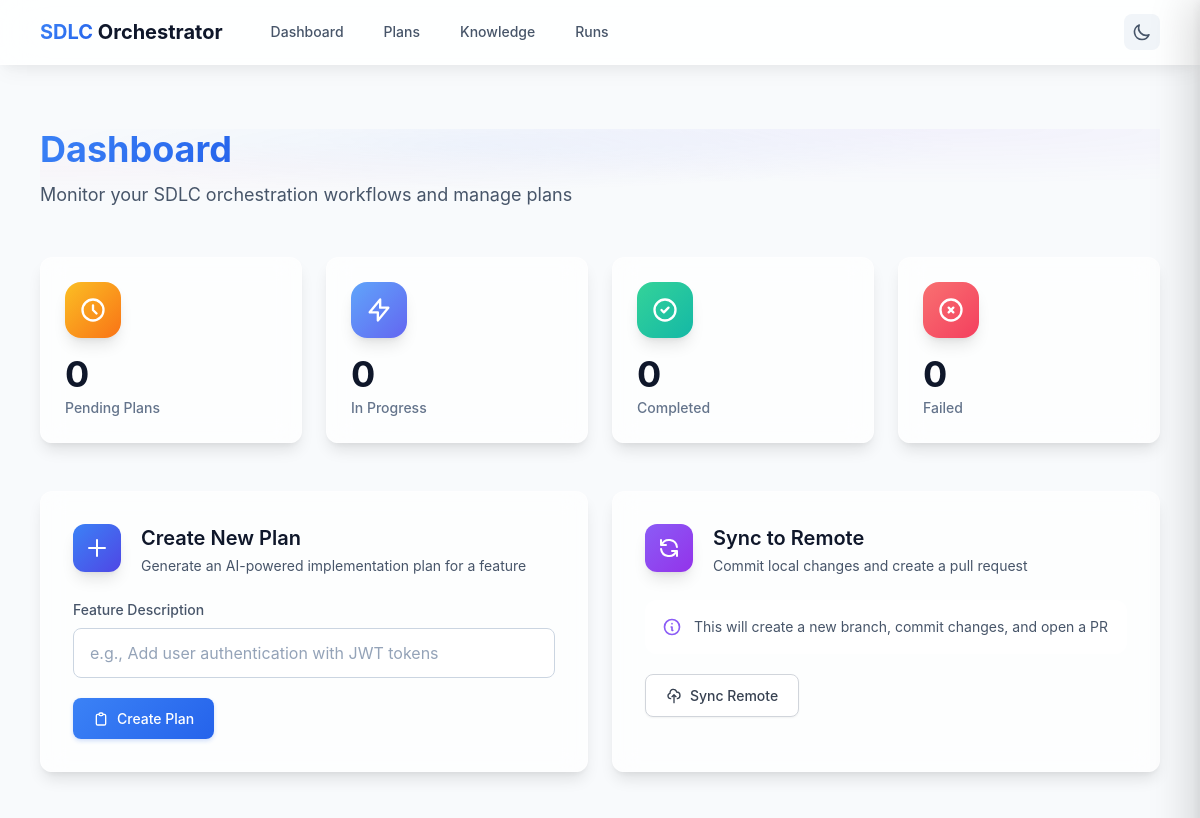
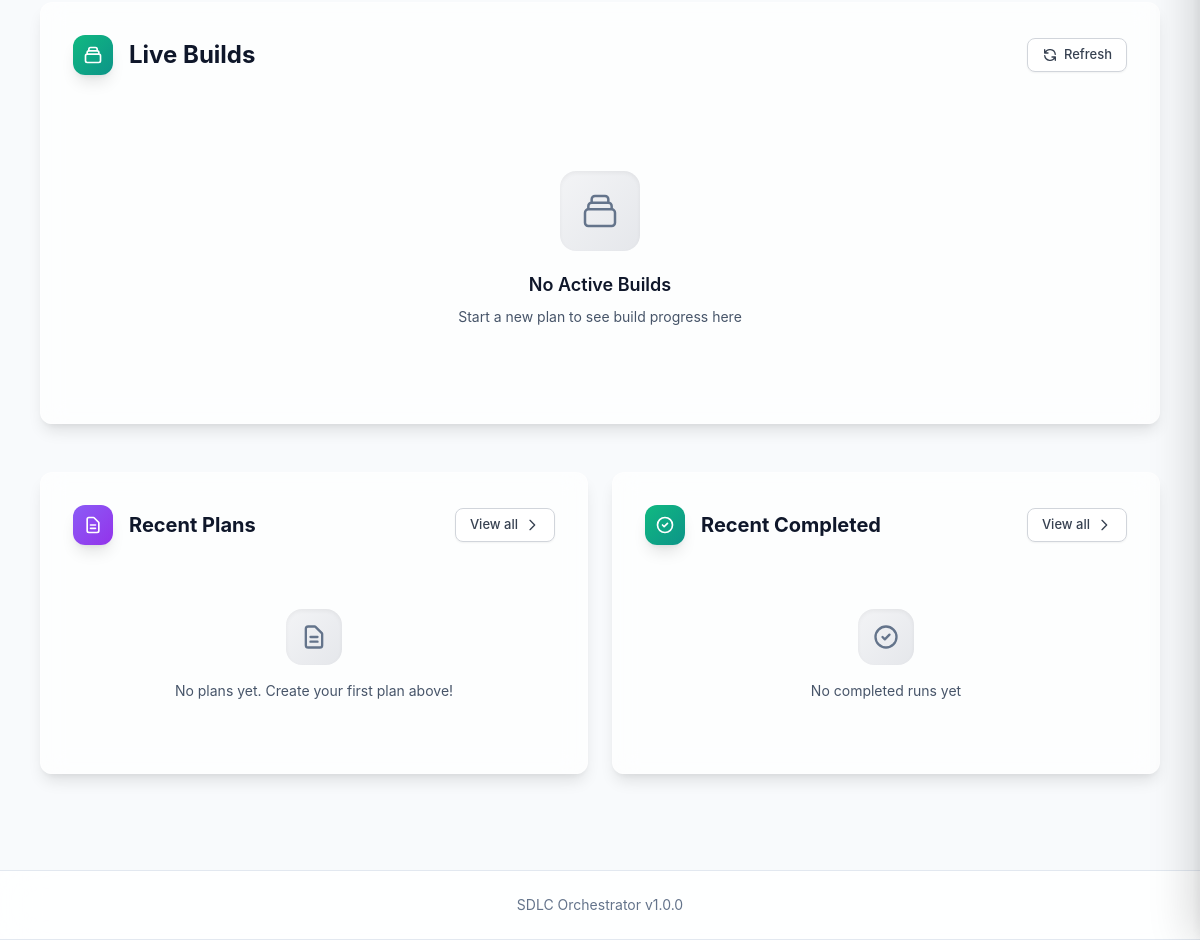
Before: / with the older database file (2 pictures, top to bottom).
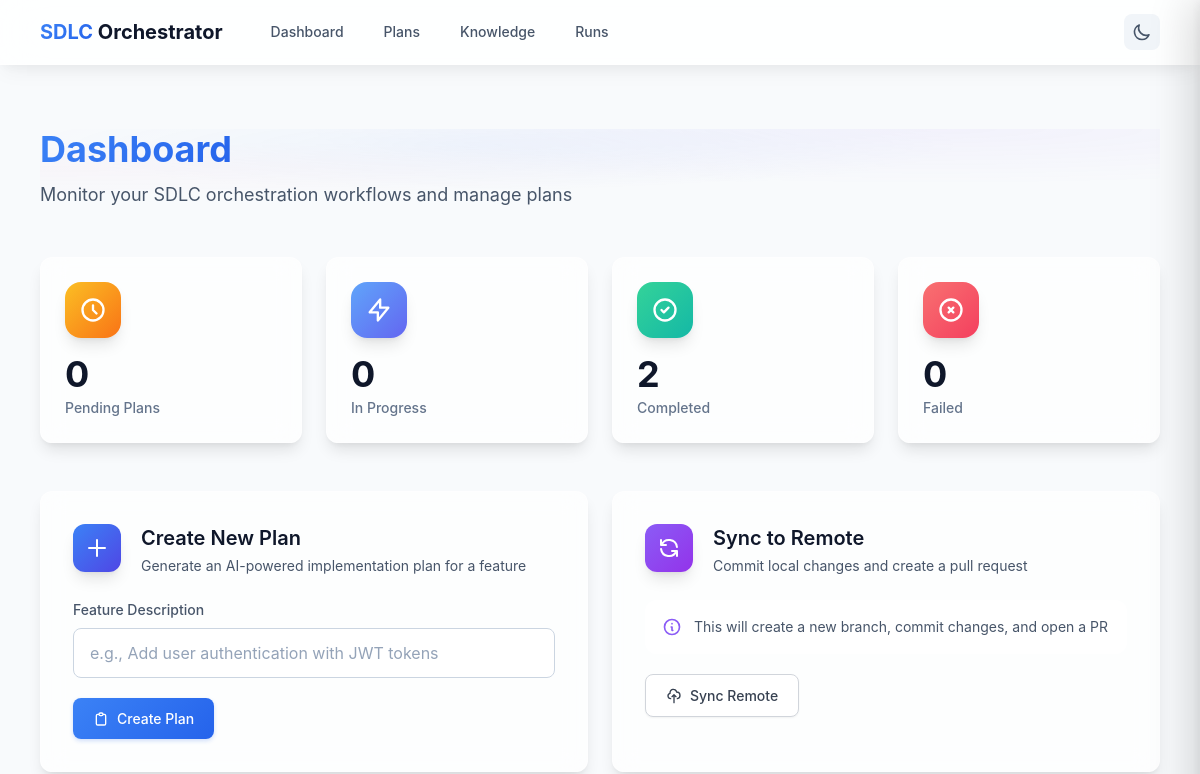
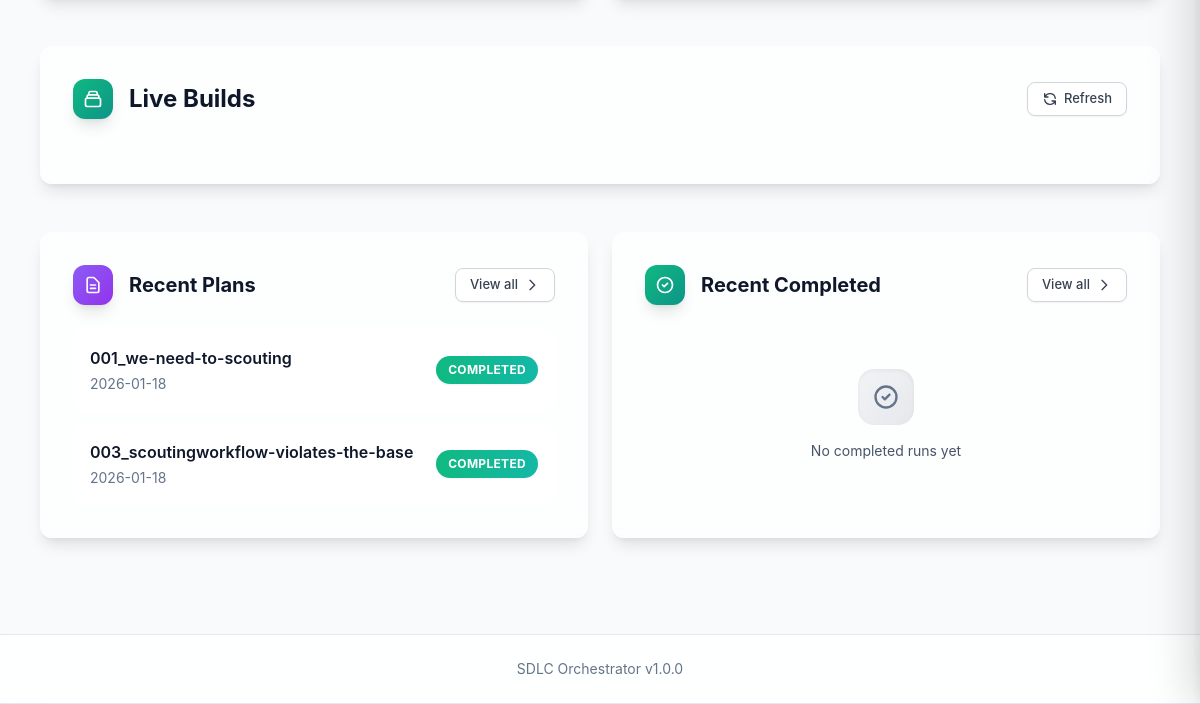
After: the same page with the newer database file (2 pictures, top to bottom).
### tables this page shows
CREATE TABLE plans (
    id INTEGER PRIMARY KEY AUTOINCREMENT,
    plan_id TEXT UNIQUE NOT NULL,
    status TEXT NOT NULL DEFAULT 'pending',
    goal TEXT NOT NULL,
    request TEXT NOT NULL,
    raw_content TEXT NOT NULL,
    context_json TEXT,
    verify_json TEXT,
    created_at TEXT NOT NULL,
    updated_at TEXT NOT NULL,
    completed_at TEXT,
    CONSTRAINT valid_status CHECK (status IN ('pending', 'building', 'completed', 'failed', 'paused'))
);

### portal/routes/pages.py (the view)
@router.get("/", response_class=HTMLResponse)
async def dashboard(
    request: Request,
    plan_repo: PlanRepository = Depends(get_plan_repo),
    run_repo: RunRepository = Depends(get_run_repo),
    plan_service: PlanService = Depends(_get_plan_service),
):
    counts = {
        "pending": len(plan_repo.list_by_status("pending")),
        "in_progress": len(plan_repo.list_by_status("building")),
        "completed": len(plan_repo.list_by_status("completed")),
        "failed": len(plan_repo.list_by_status("failed")),
    }
    all_plans = await plan_service.get_all_plans()
    recent_plans = all_plans[:5]
    runs = _transform_runs_for_template(run_repo.list_active())
    return templates.TemplateResponse(
        request,
        "dashboard.html",
        {
            "counts": counts,
            "recent_plans": recent_plans,
            "active_runs": runs,
        },
    )

### portal/templates/dashboard.html (shortened to what the changed rows need)
{% extends "base.html" %}
{% block content %}
<div class="px-4 py-8 sm:px-0">
    <div class="relative mb-12 overflow-hidden">
        <div class="relative z-10">
            <h1 class="text-4xl font-bold text-primary dark:text-primary">
                <span class="text-gradient-primary">Dashboard</span>
            </h1>
        </div>
    </div>
    <div class="grid grid-cols-2 gap-5 sm:gap-6 lg:grid-cols-4 mb-12">
        <a href="/plans?state=completed" class="glass-card group relative overflow-hidden p-6 hover-lift cursor-pointer">
            <div class="relative z-10">
                <div class="w-14 h-14 rounded-2xl bg-gradient-to-br from-emerald-400 to-teal-500 flex items-center justify-center mb-4 shadow-lg group-hover:scale-110 group-hover:shadow-xl transition-all duration-300">
                    <svg class="h-7 w-7 text-white" fill="none" stroke="currentColor" viewBox="0 0 24 24">
                        <path stroke-linecap="round" stroke-linejoin="round" stroke-width="2" d="M9 12l2 2 4-4m6 2a9 9 0 11-18 0 9 9 0 0118 0z"></path>
                    </svg>
                </div>
                <div class="text-4xl font-bold text-primary dark:text-primary mb-1 group-hover:text-emerald-600 dark:group-hover:text-emerald-400 transition-colors">{{ counts.completed }}</div>
                <div class="text-sm font-medium text-tertiary dark:text-tertiary">Completed</div>
            </div>
        </a>
    </div>
    <div class="glass-card mb-12" id="live-builds-section">
        <div class="p-8">
            <div class="flex items-center justify-between mb-8">
                <div class="flex items-center">
                    <div>
                        <h2 class="text-2xl font-bold text-primary dark:text-primary">Live Builds</h2>
                    </div>
                </div>
            </div>
            <div id="live-builds-container">
                {% if active_runs %}
                <div class="space-y-5" id="live-builds-list">
                    {% for run in active_runs %}
                    <div class="glass rounded-2xl p-6 live-build-card group hover:shadow-lg transition-all duration-300"
                         data-run-id="{{ run.id }}"
                         data-run-status="{{ run.status }}"
                         data-started-at="{{ run.started_at }}">
                        <div class="flex items-center justify-between mb-5">
                            <div class="flex items-center">
                                <div class="w-12 h-12 rounded-xl bg-gradient-to-br from-blue-500 to-indigo-600 flex items-center justify-center mr-4 shadow-md group-hover:scale-105 transition-transform">
                                    <svg class="h-6 w-6 text-white" fill="none" stroke="currentColor" viewBox="0 0 24 24">
                                        <path stroke-linecap="round" stroke-linejoin="round" stroke-width="2" d="M19 11H5m14 0a2 2 0 012 2v6a2 2 0 01-2 2H5a2 2 0 01-2-2v-6a2 2 0 012-2m14 0V9a2 2 0 00-2-2M5 11V9a2 2 0 012-2m0 0V5a2 2 0 012-2h6a2 2 0 012 2v2M7 7h10"></path>
                                    </svg>
                                </div>
                                <div>
                                    <a href="/runs/{{ run.id }}" class="text-lg font-semibold text-primary dark:text-primary hover:text-blue-600 dark:hover:text-blue-400 transition-colors">
                                        {{ run.workflow|title }} Workflow
                                    </a>
                                    <div class="text-xs text-tertiary dark:text-tertiary mt-0.5 font-mono">ID: {{ run.id[:8] }}</div>
                                </div>
                            </div>
                            <div class="flex items-center space-x-4">
                                <span class="text-sm font-mono text-secondary dark:text-secondary elapsed-time bg-tertiary dark:bg-tertiary px-3 py-1 rounded-lg" data-started="{{ run.started_at }}">--:--</span>
                                <span class="status-badge inline-flex items-center px-4 py-1.5 rounded-full text-xs font-bold tracking-wide uppercase shadow-sm
                                    {% if run.status == 'completed' %}bg-gradient-to-r from-emerald-500 to-teal-500 text-white
                                    {% elif run.status == 'running' %}bg-gradient-to-r from-blue-500 to-indigo-500 text-white
                                    {% elif run.status == 'pending' %}bg-gradient-to-r from-amber-500 to-orange-500 text-white
                                    {% else %}bg-gradient-to-r from-red-500 to-rose-500 text-white{% endif %}">
                                    {{ run.status|title }}
                                </span>
                            </div>
                        </div>
                        <div class="space-y-3">
                            <div class="flex items-center justify-between text-sm">
                                <span class="current-step text-secondary dark:text-secondary font-medium">{{ run.current_step|default('Initializing...', true) }}</span>
                                <span class="progress-percent font-bold text-primary dark:text-primary text-lg">{{ run.progress|default(0, true) }}%</span>
                            </div>
                            <div class="relative w-full h-3 bg-tertiary dark:bg-tertiary rounded-full overflow-hidden">
                                <div class="absolute inset-0 opacity-30">
                                    <div class="h-full w-full bg-gradient-to-r from-transparent via-white to-transparent animate-shimmer" style="background-size: 200% 100%;"></div>
                                </div>
                                <div class="progress-bar h-full rounded-full transition-all duration-500 ease-out relative overflow-hidden
                                    {% if run.status == 'completed' %}bg-gradient-to-r from-emerald-500 to-teal-500
                                    {% elif run.status == 'failed' %}bg-gradient-to-r from-red-500 to-rose-500
                                    {% else %}bg-gradient-to-r from-blue-500 to-indigo-500{% endif %}"
                                     style="width: {{ run.progress|default(0, true) }}%">
                                    <div class="absolute inset-0 bg-gradient-to-r from-transparent via-white/20 to-transparent"></div>
                                </div>
                            </div>
                        </div>
                        {% if run.total_steps %}
                        <div class="mt-4 flex items-center text-sm text-tertiary dark:text-tertiary">
                            <div class="flex items-center glass rounded-lg px-3 py-1.5">
                                <svg class="h-4 w-4 mr-2 text-blue-500" fill="none" stroke="currentColor" viewBox="0 0 24 24">
                                    <path stroke-linecap="round" stroke-linejoin="round" stroke-width="2" d="M9 5H7a2 2 0 00-2 2v12a2 2 0 002 2h10a2 2 0 002-2V7a2 2 0 00-2-2h-2M9 5a2 2 0 002 2h2a2 2 0 002-2M9 5a2 2 0 012-2h2a2 2 0 012 2m-6 9l2 2 4-4"></path>
                                </svg>
                                <span class="font-medium">Step {{ run.current_step_num|default(0, true) }} of {{ run.total_steps }}</span>
                            </div>
                        </div>
                        {% endif %}
                    </div>
                    {% endfor %}
                </div>
                {% else %}
                <div id="no-builds-message" class="text-center py-16">
                    <div class="w-20 h-20 mx-auto bg-gradient-to-br from-gray-100 to-gray-200 dark:from-gray-700 dark:to-gray-800 rounded-2xl flex items-center justify-center mb-5 shadow-inner">
                    </div>
                    <h3 class="text-lg font-semibold text-primary dark:text-primary mb-2">No Active Builds</h3>
                    <p class="text-sm text-secondary dark:text-secondary">Start a new plan to see build progress here</p>
                </div>
                {% endif %}
            </div>
        </div>
    </div>
    <div class="grid grid-cols-1 gap-6 lg:grid-cols-2">
        <div class="glass-card overflow-hidden">
            <div class="p-8">
                <div class="flex items-center justify-between mb-6">
                    <div class="flex items-center">
                        <h2 class="text-xl font-bold text-primary dark:text-primary">Recent Plans</h2>
                    </div>
                </div>
                {% if recent_plans %}
                <ul class="space-y-3">
                    {% for plan in recent_plans %}
                    <li class="glass rounded-xl p-4 hover:shadow-md transition-all duration-200 group">
                        <div class="flex items-center justify-between">
                            <div class="min-w-0 flex-1">
                                <a href="/plans/{{ plan.id }}" class="text-base font-semibold text-primary dark:text-primary group-hover:text-blue-600 dark:group-hover:text-blue-400 transition-colors truncate block">
                                    {{ plan.name }}
                                </a>
                                <p class="text-sm text-tertiary dark:text-tertiary mt-1">{{ plan.modified[:10] }}</p>
                            </div>
                            <span class="ml-4 inline-flex items-center px-3 py-1.5 rounded-full text-xs font-bold tracking-wide uppercase shadow-sm
                                {% if plan.state == 'completed' %}bg-gradient-to-r from-emerald-500 to-teal-500 text-white
                                {% elif plan.state == 'pending' %}bg-gradient-to-r from-amber-500 to-orange-500 text-white
                                {% elif plan.state == 'in-progress' %}bg-gradient-to-r from-blue-500 to-indigo-500 text-white
                                {% else %}bg-gradient-to-r from-red-500 to-rose-500 text-white{% endif %}">
                                {{ plan.state }}
                            </span>
                        </div>
                    </li>
                    {% endfor %}
                </ul>
                {% else %}
                <div class="text-center py-10">
                    <div class="w-14 h-14 mx-auto bg-gradient-to-br from-gray-100 to-gray-200 dark:from-gray-700 dark:to-gray-800 rounded-2xl flex items-center justify-center mb-4 shadow-inner">
                        <svg class="h-7 w-7 text-tertiary dark:text-tertiary" fill="none" stroke="currentColor" viewBox="0 0 24 24">
                            <path stroke-linecap="round" stroke-linejoin="round" stroke-width="2" d="M9 12h6m-6 4h6m2 5H7a2 2 0 01-2-2V5a2 2 0 012-2h5.586a1 1 0 01.707.293l5.414 5.414a1 1 0 01.293.707V19a2 2 0 01-2 2z"></path>
                        </svg>
                    </div>
                    <p class="text-sm text-secondary dark:text-secondary">No plans yet. Create your first plan above!</p>
                </div>
                {% endif %}
            </div>
        </div>
        <div class="glass-card overflow-hidden">
            <div class="p-8">
                <div class="flex items-center justify-between mb-6">
                    <div class="flex items-center">
                        <h2 class="text-xl font-bold text-primary dark:text-primary">Recent Completed</h2>
                    </div>
                </div>
            </div>
        </div>
    </div>
</div>
{% endblock %}

Changed rows visible on the page:
added plans: name "001_we-need-to-scouting", updated_at "2026-01-18", state "COMPLETED"
added plans: name "003_scoutingworkflow-violates-the-base", updated_at "2026-01-18", state "COMPLETED"
Other visible differences:
{{ counts.completed }}: "0" → "2"
text no longer shown: "No Active Builds Start a new plan to see build progress here No plans yet. Create your first plan above!"
